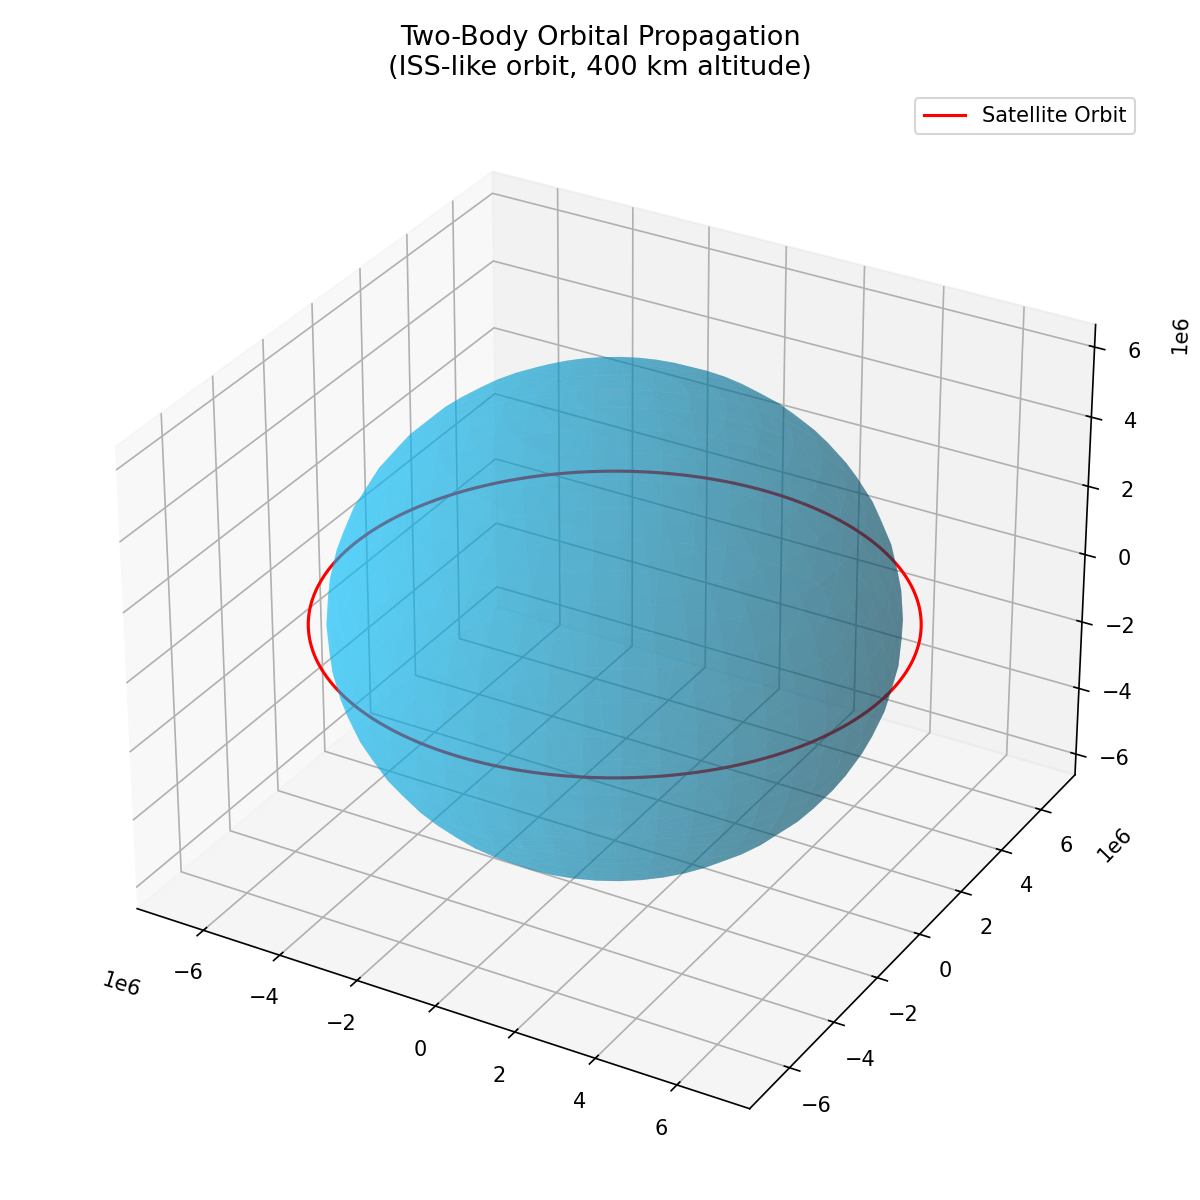

The Python source for this figure:
import numpy as np
from scipy.integrate import solve_ivp
import matplotlib.pyplot as plt

# Constants
GM = 3.986e14  # Earth's gravitational parameter (m^3/s^2)
R_earth = 6.371e6  # Earth radius in meters
J2 = 1.08263e-3 # j2 ratio
Re = 6.371e6  # Earth's equatorial radius

# --- Define the equations of motion ---
def two_body(t, state):
    x, y, z, vx, vy, vz = state
    r = np.sqrt(x**2 + y**2 + z**2)
    ax = -GM * x / r**3
    ay = -GM * y / r**3
    az = -GM * z / r**3
    return [vx, vy, vz, ax, ay, az]

def two_body_j2(t, state):
    x, y, z, vx, vy, vz = state
    r = np.sqrt(x**2 + y**2 + z**2)
    
    # Pure gravity (same as before)
    ax = -GM * x / r**3
    ay = -GM * y / r**3
    az = -GM * z / r**3
    
    # J2 perturbation - extra acceleration from Earth's bulge
    factor = (3/2) * J2 * GM * Re**2 / r**5
    ax += factor * x * (5*z**2/r**2 - 1)
    ay += factor * y * (5*z**2/r**2 - 1)
    az += factor * z * (5*z**2/r**2 - 3)
    
    return [vx, vy, vz, ax, ay, az]

# --- Initial conditions (ISS-like orbit) ---
# Position: 400 km above Earth's surface
altitude = 400e3
r0 = R_earth + altitude       # ~6771 km from Earth center

# Circular orbit velocity
v0 = np.sqrt(GM / r0)         # ~7669 m/s

# Start at (r0, 0, 0), moving in y-direction
state0 = [r0, 0, 0, 0, v0, 0]

# --- Orbital period (so we simulate exactly one orbit) ---
T = 2 * np.pi * np.sqrt(r0**3 / GM)
print(f"Orbital period: {T/60:.1f} minutes")

# --- Integrate ---
sol = solve_ivp(
    two_body,
    t_span=(0, T),
    y0=state0,
    method='RK45',
    max_step=10,        # 10 second steps
    rtol=1e-9,
    atol=1e-9
)

x, y, z = sol.y[0], sol.y[1], sol.y[2]

# --- Plot ---
fig = plt.figure(figsize=(8, 8))
ax = fig.add_subplot(111, projection='3d')

# Draw Earth
u, v = np.mgrid[0:2*np.pi:50j, 0:np.pi:25j]
xe = R_earth * np.cos(u) * np.sin(v)
ye = R_earth * np.sin(u) * np.sin(v)
ze = R_earth * np.cos(v)
ax.plot_surface(xe, ye, ze, color='deepskyblue', alpha=0.4)

# Draw orbit
ax.plot(x, y, z, color='red', linewidth=1.5, label='Satellite Orbit')

ax.set_title('Two-Body Orbital Propagation\n(ISS-like orbit, 400 km altitude)', fontsize=13)
ax.legend()
plt.tight_layout()
plt.savefig('orbit.png', dpi=150)
plt.show()

# --- Verify: check energy is conserved ---
r_vals = np.sqrt(x**2 + y**2 + z**2)
vx, vy, vz = sol.y[3], sol.y[4], sol.y[5]
v_vals = np.sqrt(vx**2 + vy**2 + vz**2)
energy = 0.5 * v_vals**2 - GM / r_vals
print(f"Energy at start: {energy[0]:.2f} J/kg")
print(f"Energy at end:   {energy[-1]:.2f} J/kg")
print(f"Energy drift:    {abs(energy[-1]-energy[0]):.4f} J/kg  ← should be tiny")


# Simulate 15 orbits
T_total = 15 * T

# Run both - pure two-body and J2
sol_pure = solve_ivp(two_body, t_span=(0, T_total), y0=state0,
                     method='RK45', max_step=10, rtol=1e-9, atol=1e-9)

# For J2 we need a tilted initial orbit to see precession
# Add slight inclination - z component to velocity
state0_inclined = [r0, 0, 0, 0, v0 * np.cos(np.radians(51.6)), v0 * np.sin(np.radians(51.6))]

sol_j2 = solve_ivp(two_body_j2, t_span=(0, T_total), y0=state0_inclined,
                   method='RK45', max_step=10, rtol=1e-9, atol=1e-9)

# Plot both
fig = plt.figure(figsize=(14, 6))

# Pure two-body
ax1 = fig.add_subplot(121, projection='3d')
u, v = np.mgrid[0:2*np.pi:50j, 0:np.pi:25j]
xe = R_earth*np.cos(u)*np.sin(v)
ye = R_earth*np.sin(u)*np.sin(v)
ze = R_earth*np.cos(v)
ax1.plot_surface(xe, ye, ze, color='deepskyblue', alpha=0.3)
ax1.plot(sol_pure.y[0], sol_pure.y[1], sol_pure.y[2], 
         color='green', linewidth=0.8)
ax1.set_title('Pure Two-Body\n(no perturbation)', fontsize=11)

# J2 perturbed
ax2 = fig.add_subplot(122, projection='3d')
ax2.plot_surface(xe, ye, ze, color='deepskyblue', alpha=0.3)
ax2.plot(sol_j2.y[0], sol_j2.y[1], sol_j2.y[2], 
         color='red', linewidth=0.8)
ax2.set_title('J2 Perturbed Orbit\n(Earth oblateness effect)', fontsize=11)

plt.suptitle('Two-Body vs J2 Perturbation — 15 Orbits (ISS inclination 51.6°)', 
             fontsize=12, fontweight='bold')
plt.tight_layout()
plt.savefig('j2_comparison.png', dpi=150)
plt.show()

print(f"\nSimulating {15} orbits = {15*92.4:.0f} minutes = {15*92.4/60:.1f} hours")
print("J2 orbit uses ISS inclination of 51.6 degrees")
print("Notice how the J2 orbit slowly rotates — that is nodal precession")


# ── LEO / MEO / GEO COMPARISON ──────────────────

altitudes = {
    'LEO (ISS - 400 km)':    400e3,
    'MEO (GPS - 20,200 km)': 20200e3,
    'GEO (36,000 km)':       35786e3,
}

colors_list = ['red', 'orange', 'cyan']

fig2 = plt.figure(figsize=(10, 8))
ax3 = fig2.add_subplot(111, projection='3d')

# Draw Earth
u, v = np.mgrid[0:2*np.pi:50j, 0:np.pi:25j]
xe2 = R_earth * np.cos(u) * np.sin(v)
ye2 = R_earth * np.sin(u) * np.sin(v)
ze2 = R_earth * np.cos(v)
ax3.plot_surface(xe2, ye2, ze2, color='deepskyblue', alpha=0.3)

print("\n── Orbit Comparison ──────────────────────────")
print(f"{'Orbit':<25} {'Altitude':>12} {'Speed':>12} {'Period':>14}")
print("-" * 65)

for (label, alt), color in zip(altitudes.items(), colors_list):
    r = R_earth + alt
    v_orb = np.sqrt(GM / r)
    period = 2 * np.pi * np.sqrt(r**3 / GM)

    s0 = [r, 0, 0, 0, v_orb, 0]

    sol = solve_ivp(two_body, t_span=(0, period), y0=s0,
                    method='RK45', max_step=60, rtol=1e-9, atol=1e-9)

    ax3.plot(sol.y[0], sol.y[1], sol.y[2],
             color=color, linewidth=1.5, label=label)

    print(f"{label:<25} {alt/1000:>8.0f} km  {v_orb/1000:>8.2f} km/s  {period/60:>10.1f} min")

ax3.set_title('LEO vs MEO vs GEO — One Orbit Each', fontsize=13, fontweight='bold')
ax3.legend(loc='upper left')
plt.tight_layout()
plt.savefig('leo_meo_geo.png', dpi=150)
plt.show()
